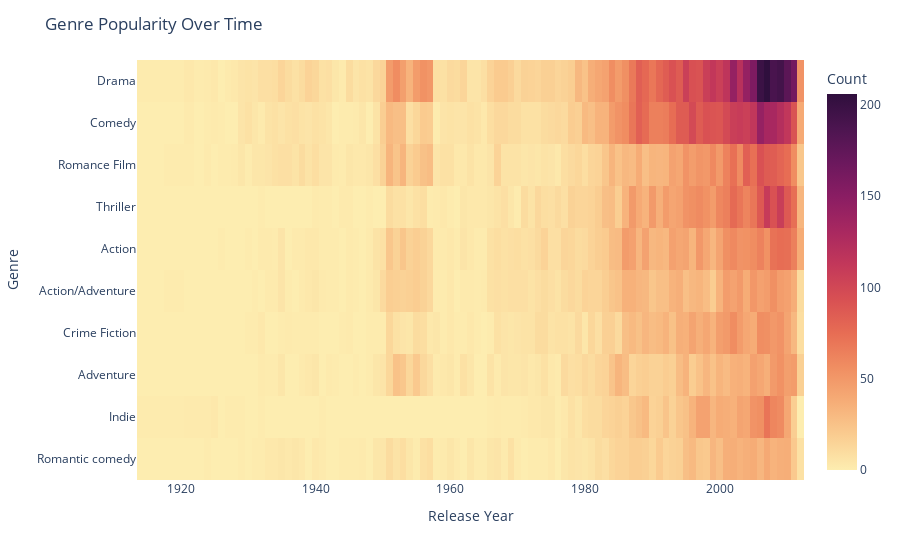

Notebook code for this chart:
### Markdown cell above
Revenue based on season and genre

### Code cell
import plotly.express as px

# Count of genres per year
genre_year = (
    df_genres_and_season.groupby(["movie_genres", "release_year"])
    .size()
    .reset_index(name="count")
)

# Pivot table
genre_year_pivot = genre_year.pivot_table(
    values="count", index="movie_genres", columns="release_year", fill_value=0
)

# Select top genres
top_genres_list = (
    df_genres_and_season["movie_genres"].value_counts().head(10).index.tolist()
)
genre_year_pivot = genre_year_pivot.loc[top_genres_list]

# Create the heatmap using Plotly
fig = px.imshow(
    genre_year_pivot,
    labels=dict(x="Release Year", y="Genre", color="Count"),
    x=genre_year_pivot.columns,
    y=genre_year_pivot.index,
    color_continuous_scale="matter"
)

fig.update_layout(
    title="Genre Popularity Over Time",
    xaxis_title="Release Year",
    yaxis_title="Genre"
)

fig.write_html("genre_popularity_over_time.html", include_plotlyjs="cdn")
fig.show()

### Figure 1 — Plotly figure (JSON) as saved in the notebook; plotly's stock layout.template omitted (floating-point values rounded to 4 significant figures; data arrays with more than 128 entries replaced by an {"elided": "..."} marker saying what was removed)
{"data": [{"coloraxis": "coloraxis", "hovertemplate": "Release Year: %{x}<br>Genre: %{y}<br>Count: %{z}<extra></extra>", "name": "0", "type": "heatmap", "x": [1914, 1915, 1920, 1921, 1923, 1924, 1925, 1926, 1927, 1928, 1929, 1930, 1931, 1932, 1933, 1934, 1935, 1936, 1937, 1938, 1939, 1940, 1941, 1942, 1943, 1944, 1945, 1946, 1947, 1948, 1949, 1950, 1951, 1952, 1953, 1954, 1955, 1956, 1957, 1958, 1959, 1960, 1961, 1962, 1963, 1964, 1965, 1966, 1967, 1968, 1969, 1970, 1971, 1972, 1973, 1974, 1975, 1976, 1977, 1978, 1979, 1980, 1981, 1982, 1983, 1984, 1985, 1986, 1987, 1988, 1989, 1990, 1991, 1992, 1993, 1994, 1995, 1996, 1997, 1998, 1999, 2000, 2001, 2002, 2003, 2004, 2005, 2006, 2007, 2008, 2009, 2010, 2011, 2012], "xaxis": "x", "y": ["Drama", "Comedy", "Romance Film", "Thriller", "Action", "Action/Adventure", "Crime Fiction", "Adventure", "Indie", "Romantic comedy"], "yaxis": "y", "z": {"elided": "10x94 int values"}}], "layout": {"coloraxis": {"colorbar": {"title": {"text": "Count"}}, "colorscale": [[0, "rgb(253, 237, 176)"], [0.09091, "rgb(250, 205, 145)"], [0.1818, "rgb(246, 173, 119)"], [0.2727, "rgb(240, 142, 98)"], [0.3636, "rgb(231, 109, 84)"], [0.4545, "rgb(216, 80, 83)"], [0.5455, "rgb(195, 56, 90)"], [0.6364, "rgb(168, 40, 96)"], [0.7273, "rgb(138, 29, 99)"], [0.8182, "rgb(107, 24, 93)"], [0.9091, "rgb(76, 21, 80)"], [1, "rgb(47, 15, 61)"]]}, "margin": {"t": 60}, "title": {"text": "Genre Popularity Over Time"}, "xaxis": {"anchor": "y", "constrain": "domain", "domain": [0, 1], "scaleanchor": "y", "title": {"text": "Release Year"}}, "yaxis": {"anchor": "x", "autorange": "reversed", "constrain": "domain", "domain": [0, 1], "title": {"text": "Genre"}}}}
